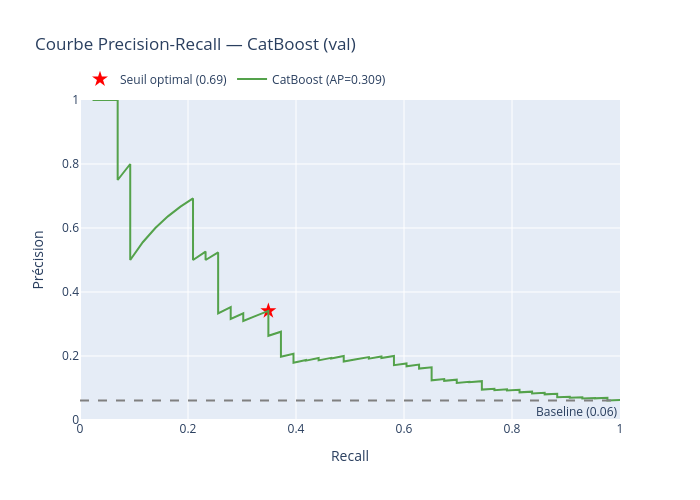

The notebook cell this image was saved under:
### Code cell
proba_cb_val  = cb_model.predict_proba(X_val_cb)[:, 1]
proba_cb_train = cb_model.predict_proba(X_train_cb)[:, 1]

cb_result = mdl.evaluate_and_log(
    model_name="CatBoost",
    run_name="c_catboost_baseline",
    params={
        "model_type":     "CatBoostClassifier",
        "iterations_max": 1000,
        "best_iteration": cb_model.get_best_iteration(),
        "learning_rate":  0.05,
        "depth":          6,
        "l2_leaf_reg":    3.0,
        "auto_class_weights": "Balanced",
        "eval_metric":    "PRAUC",
        "encoding":       "native_categorical",
    },
    y_val=y_val,  proba_val=proba_cb_val,
    y_train=y_train, proba_train=proba_cb_train,
    model=cb_model,
    model_flavor="catboost",
    tags={"stage": "c_catboost", "encoding": "native_cat"},
)

### Figure 1 — Plotly figure (JSON) as saved in the notebook; plotly's stock layout.template omitted (floating-point values rounded to 4 significant figures; data arrays with more than 128 entries replaced by an {"elided": "..."} marker saying what was removed)
{"data": [{"marker": {"color": "red", "size": 12, "symbol": "star"}, "mode": "markers", "name": "Seuil optimal (0.69)", "type": "scatter", "x": [0.3488], "y": [0.3409]}, {"customdata": {"elided": "664 float values"}, "hovertemplate": "Recall: %{x:.3f}<br>Précision: %{y:.3f}<br>Seuil: %{customdata:.3f}<extra></extra>", "line": {"color": "#54A24B", "width": 2}, "mode": "lines", "name": "CatBoost (AP=0.309)", "type": "scatter", "x": {"elided": "664 float values"}, "y": {"elided": "664 float values"}}], "layout": {"annotations": [{"showarrow": false, "text": "Baseline (0.06)", "x": 1, "xanchor": "right", "xref": "x domain", "y": 0.06073, "yanchor": "top", "yref": "y"}], "height": 500, "legend": {"orientation": "h", "y": 1.02, "yanchor": "bottom"}, "shapes": [{"line": {"color": "grey", "dash": "dash"}, "type": "line", "x0": 0, "x1": 1, "xref": "x domain", "y0": 0.06073, "y1": 0.06073, "yref": "y"}], "title": {"text": "Courbe Precision-Recall — CatBoost (val)"}, "width": 700, "xaxis": {"range": [0, 1], "title": {"text": "Recall"}}, "yaxis": {"range": [0, 1], "title": {"text": "Précision"}}}}
